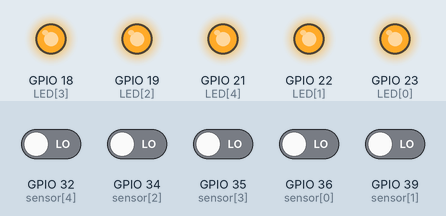
Simulated run of this sketch. Board: ESP32. Shown: output pins drawn as LEDs (lit = HIGH). The test bench sets the inputs (shaded band); at power-on: GPIO 32 (sensor[4]), GPIO 34 (sensor[2]), GPIO 35 (sensor[3]), GPIO 36 (sensor[0]), GPIO 39 (sensor[1]) LOW. What the sketch prints to the serial monitor is not drawn.

Above: at 1.2 s.
1.3 s: GPIO 32 (sensor[4]) driven HIGH
At 2.5 s:
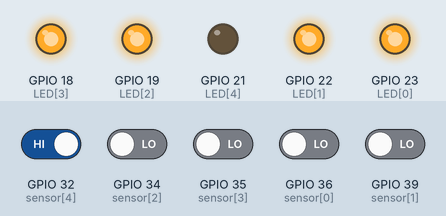
2.8 s: GPIO 34 (sensor[2]) driven HIGH
At 3.7 s:
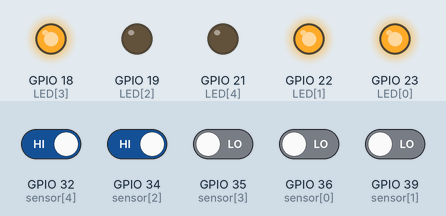
4.3 s: GPIO 35 (sensor[3]) driven HIGH
At 4.9 s:
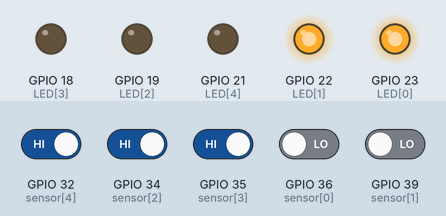
5.8 s: GPIO 36 (sensor[0]) driven HIGH
At 6.1 s:
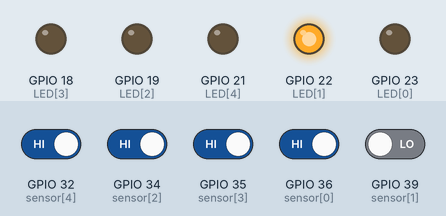
7.3 s: GPIO 39 (sensor[1]) driven HIGH
At 8.4 s:
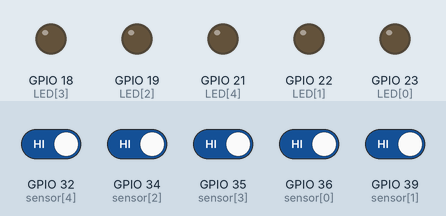
8.8 s: GPIO 32 (sensor[4]) driven LOW
At 9.5 s:
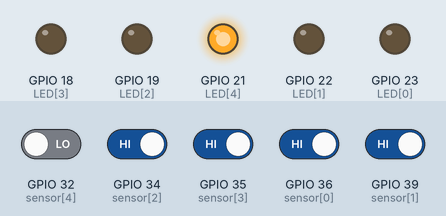
Timing chart, 0 to 11.3 s (numbered marks = the images above; inputs shaded):
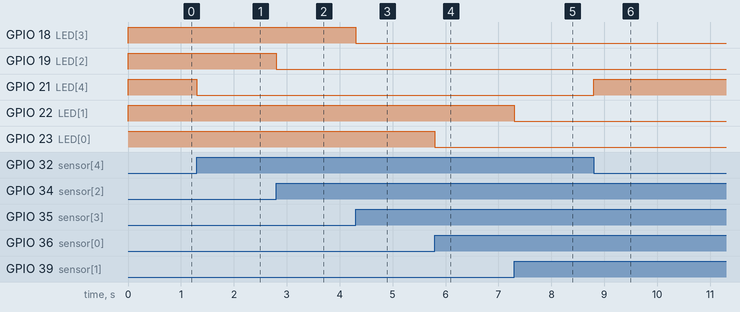

Measured:
- after the input at 1.3 s, GPIO 21 (LED[4]): HIGH → LOW at once
- after the input at 2.8 s, GPIO 19 (LED[2]): HIGH → LOW at once
- after the input at 4.3 s, GPIO 18 (LED[3]): HIGH → LOW at once
- after the input at 5.8 s, GPIO 23 (LED[0]): HIGH → LOW at once
- after the input at 7.3 s, GPIO 22 (LED[1]): HIGH → LOW at once
- after the input at 8.8 s, GPIO 21 (LED[4]): LOW → HIGH at once

The sketch:

person.ino
```cpp
int LED[5] = {23,22,19,18,21};
int sensor[5] = {36,39,34,35,32};
int motion[5];
unsigned long timeCurr;
unsigned long timePrev[5];

void setup() {
  for(int i = 0; i < 5; i++){
    pinMode(sensor[i], INPUT);
    pinMode(LED[i], OUTPUT);
    digitalWrite(LED[i], HIGH);
  }
  Serial.begin(115200);
  for(int i = 0; i < 5; i++){
    timePrev[i] = millis();
  }
}

void loop() {
  timeCurr = millis();

//  for(int i = 0; i < 5; i++){
//    digitalWrite(LED[i], HIGH);
//  }

  for(int i = 0; i < 5; i++){
    motion[i] = digitalRead(sensor[i]);
    if (motion[i] == HIGH) {
      digitalWrite(LED[i], LOW);
    }
    else digitalWrite(LED[i], HIGH);
    Serial.print(motion[i]);
    Serial.write(9);
  }
  Serial.println();

//  for(int i = 0; i < 5; i++){
//    if(timeCurr - timePrev[i] > 1000) {
//      digitalWrite(LED[i], HIGH);
//      timePrev[i] = timeCurr;
//    }
//  }
}
```
